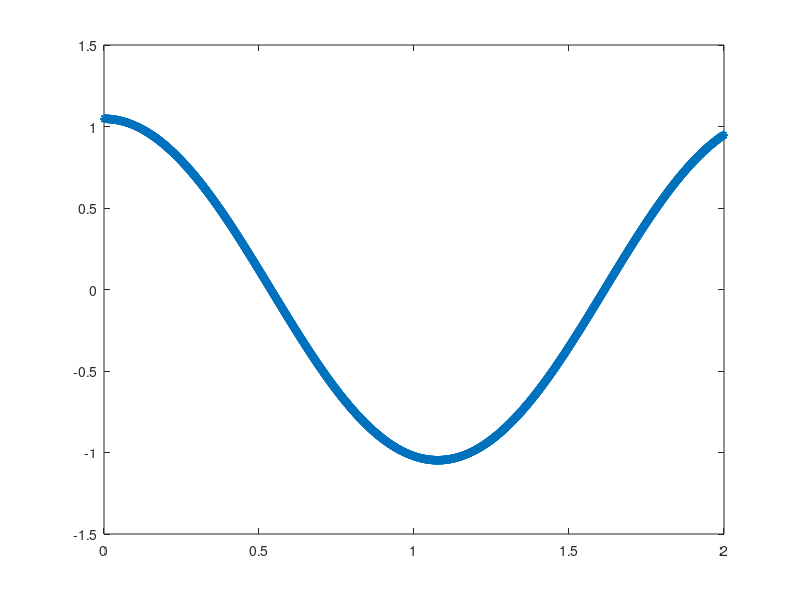
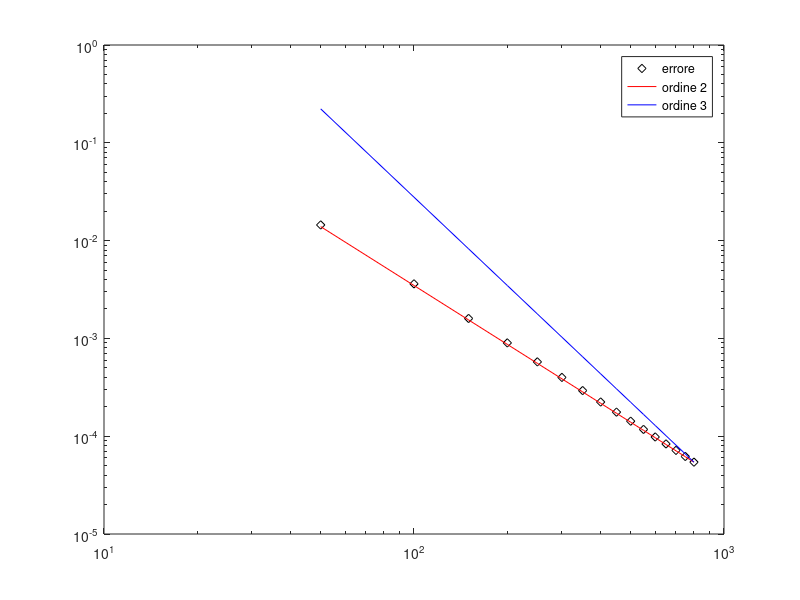

Source code (MATLAB) for these figures, in order:
clear all; close all

%% Risoluzione problema differenziale 71 con RK punto medio implicito.


%% definizione parametri

a(1)=0.5;
b(1)=1;
c(1)=0.5;
g=9.81; %gravità
tsrif=4000;
ts=tsrif;
tstar=2;
y0=[pi/3,0]';
k=tstar/ts;

y=NaN(length(y0),ts+1);
y(:,1)=y0;
f=@(y) [y(2);-g*sin(y(1))];
df=@(y) [0,1;-g*cos(y(1)),0];

tol=1e-5;

for n=1:ts
    
    %% ricavo xi=w 
    w=y(:,n);
    F=@(x) x - y(:,n)-k*a(1)*f(x);
    JF=@(x) eye(2) - k*a(1)*df(x);
    
    delta=-JF(w)\F(w);
    while(norm(delta,inf)>tol)
       w=w+delta; 
       delta=-JF(w)\F(w);
    end
    
    xi(:,1)=w;
    
    y(:,n+1)=y(:,n) + k*f(xi(:,1));
    
    end
    
yrif=y;
t=linspace(0,tstar,ts+1);
plot(t,y(1,:),'*')

%% MOSTRO ORDINE DI CONVERGENZA
counter=0;

tsrange=[50:50:800];

for ts=tsrange
    
    counter=counter+1;
    k=tstar/ts;
    tol=1e-5;
    
    xi=zeros(2,1); 
    y=NaN(length(y0),ts+1);
    y(:,1)=y0;


    for n=1:ts
    
    %% ricavo xi=w 
    w=y(:,n);
    F=@(x) x - y(:,n)-k*a(1)*f(x);
    JF=@(x) eye(2) - k*a(1)*df(x);
    
    delta=-JF(w)\F(w);
    while(norm(delta,inf)>tol)
       w=w+delta; 
       delta=-JF(w)\F(w);
    end
    
    xi(:,1)=w;
    
    y(:,n+1)=y(:,n) + k*f(xi(:,1));
    
    end
    err(counter)=norm(yrif(:,tsrif+1) - y(:,ts+1),inf);

end

figure
loglog(tsrange,err,'kd',tsrange,err(end)*(tsrange/tsrange(end)).^(-2),'r',...
    tsrange,err(end)*(tsrange/tsrange(end)).^(-3),'b')
legend('errore','ordine 2','ordine 3')
